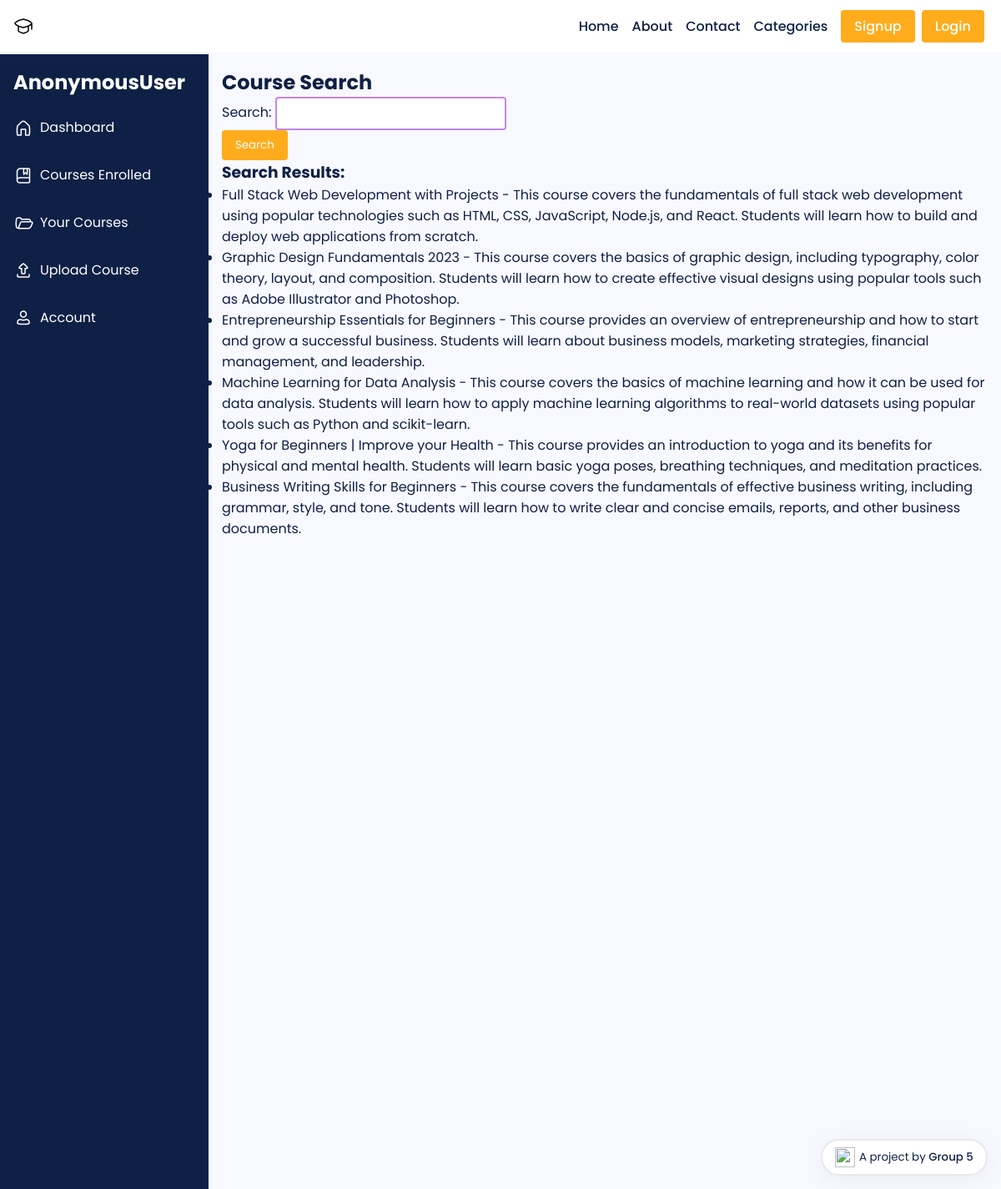
Screenshot of /dashboard/course-search/ with the database file from the repository.
### main/models.py (models this page shows, shortened)
class Course(models.Model):
    title = models.CharField(max_length=100)
    description = models.TextField()
    LEVEL_CHOICES = [
        ('Beginner', 'Beginner'),
        ('Intermediate', 'Intermediate'),
        ('Advanced', 'Advanced')
    ]
    id = models.AutoField(primary_key=True)
    title = models.CharField(max_length=255)
    slug = models.SlugField(unique=True)
    description = models.TextField()
    thumbnail = CloudinaryField('thumbnail')
    featured_video = CloudinaryField('featured_video')
    instructor = models.ForeignKey(User, on_delete=models.CASCADE, related_name='courses', default=None)
    created_at = models.DateTimeField(auto_now_add=True)
    updated_at = models.DateTimeField(auto_now=True)
    level = models.CharField(max_length=20, choices=LEVEL_CHOICES, default='Beginner')
    duration = models.CharField(max_length=10, default='0')
    category = models.CharField(max_length=255, default="uncategorized")
    price = models.DecimalField(max_digits=8, decimal_places=2, default=0.00)
    discount = models.DecimalField(max_digits=5, decimal_places=2, default=0.00)
    requirements = models.TextField(help_text='Enter the requirements for the course, separated by a comma.', default='')
    content = models.TextField(help_text='Enter the course content, separated by a comma.', default='')
    lesson_title = models.CharField(max_length=255, default='Lesson')
    lesson_video = CloudinaryField('lesson_video', null=True)
    students = models.ManyToManyField(User, related_name='enrolled_courses', blank=True)

### main/views.py (the view)
# urls.py: path('dashboard/course-search/', views.course_search, name='course_search'),
def course_search(request):
    courses = Course.objects.all()
    if request.method == "POST":
        form = CourseSearchForm(request.POST)
        if form.is_valid():
            search_query = form.cleaned_data['search_query']
            if search_query:
                courses = courses.filter(title__icontains=search_query)
    else:
        form = CourseSearchForm()
    context = {'courses': courses, 'form': form}
    return render(request, 'dashboard/course-search.html', context)

### main/forms.py
class CourseSearchForm(forms.Form):
    search_query = forms.CharField(max_length=100, label='Search', required=False)

### templates/dashboard/course-search.html (shortened to what this page needs)
{% extends 'dashboard-base.html' %}
{% block content %}
  <h2>Course Search</h2>
  <form method="post" action="{% url 'course_search' %}">
    {{ form.as_p }}
    <button type="submit">Search</button>
  </form>
  {% if courses %}
    <h3>Search Results:</h3>
    <ul>
      {% for course in courses %}
        <li>{{ course.title }} - {{ course.description }}</li>
      {% endfor %}
    </ul>
  {% endif %}
{% endblock %}

### static/css/style.css (style rules this page uses)
* { font-family: 'Poppins'; margin: 0; padding: 0; box-sizing: border-box; scroll-behavior: smooth; scroll-padding-top: 2rem; }
body { color: #0e2045; background: #fff; display: flex; flex-direction: column; min-height: 100vh; }
button { background-color: #FFAC1C; border-radius: 4px; padding: .5rem 1rem; border: none; color: #fff; cursor: pointer; transition: transform .2s ease-in-out; }
input[type=text] { outline: none; border: 2px solid rgba(135, 16, 216, .5); border-radius: 4px; background-color: #fff; padding: .5rem .5rem; transition: .3s ease; }

### rows the page displays
Course: title "Full Stack Web Development with Projects", description "This course covers the fundamentals of full stack web development using popular technologies such as HTML, CSS, JavaScript, Node.js, and React. Students will learn how to build and deploy web applications from scratch."
Course: title "Graphic Design Fundamentals 2023", description "This course covers the basics of graphic design, including typography, color theory, layout, and composition. Students will learn how to create effective visual designs using popular tools such as Adobe Illustrator and Photoshop."
Course: title "Entrepreneurship Essentials for Beginners", description "This course provides an overview of entrepreneurship and how to start and grow a successful business. Students will learn about business models, marketing strategies, financial management, and leadership."
Course: title "Machine Learning for Data Analysis", description "This course covers the basics of machine learning and how it can be used for data analysis. Students will learn how to apply machine learning algorithms to real-world datasets using popular tools such as Python and scikit-learn."
Course: title "Yoga for Beginners | Improve your Health", description "This course provides an introduction to yoga and its benefits for physical and mental health. Students will learn basic yoga poses, breathing techniques, and meditation practices."
Course: title "Business Writing Skills for Beginners", description "This course covers the fundamentals of effective business writing, including grammar, style, and tone. Students will learn how to write clear and concise emails, reports, and other business documents."

### other values shown
{{ user }} "AnonymousUser"
